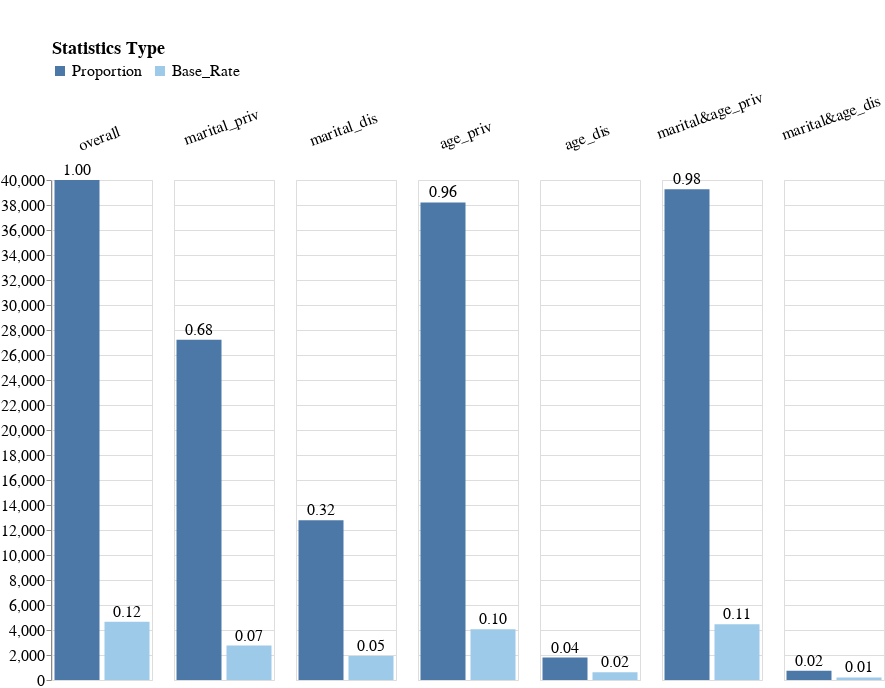

This figure's notebook cell:
### Markdown cell above
## Check proportions and base rates

### Code cell
create_dataset_stats_bar_chart(data_loader.X_data, data_loader.y_data, sensitive_attributes_dct)

### Figure 1 — Vega-Lite specification as saved in the notebook (floating-point values rounded to 4 significant figures)
{"config": {"view": {"continuousWidth": 400, "continuousHeight": 300}, "axis": {"labelFontSize": 16, "titleFontSize": 18}, "headerColumn": {"labelFontSize": 16, "titleFontSize": 18}, "padding": {"top": 40}}, "data": {"name": "data-e250f925db7e3689a19a61be25aa73e7"}, "facet": {"column": {"field": "Subgroup", "header": {"labelAlign": "center", "labelAnchor": "middle", "labelAngle": -20, "labelPadding": -15}, "sort": ["overall", "marital_priv", "marital_dis", "age_priv", "age_dis", "marital&age_priv", "marital&age_dis"], "title": "", "type": "nominal"}}, "spec": {"layer": [{"mark": "bar", "encoding": {"color": {"field": "Statistics_Type", "legend": {"direction": "horizontal", "labelFontSize": 16, "legendX": 0, "legendY": -140, "orient": "none", "title": "Statistics Type", "titleFontSize": 18}, "scale": {"scheme": "tableau20"}, "sort": ["Proportion", "Base_Rate"], "type": "nominal"}, "x": {"axis": null, "field": "Statistics_Type", "sort": ["Proportion", "Base_Rate"], "type": "nominal"}, "y": {"axis": {"grid": true}, "field": "Num_Rows", "scale": {"domain": [0, 40000.0]}, "title": "", "type": "quantitative"}}}, {"mark": {"type": "text", "baseline": "middle", "dy": -10, "fontSize": 16}, "encoding": {"color": {"value": "black"}, "text": {"field": "Percentage", "format": ",.2f", "type": "quantitative"}, "x": {"axis": null, "field": "Statistics_Type", "sort": ["Proportion", "Base_Rate"], "type": "nominal"}, "y": {"axis": {"grid": true}, "field": "Num_Rows", "scale": {"domain": [0, 40000.0]}, "title": "", "type": "quantitative"}}}], "height": 500, "width": 100}, "$schema": "https://vega.github.io/schema/vega-lite/v4.17.0.json", "datasets": {"data-e250f925db7e3689a19a61be25aa73e7": [{"Subgroup": "overall", "Percentage": 1.0, "Num_Rows": 40004, "Statistics_Type": "Proportion"}, {"Subgroup": "overall", "Percentage": 0.1167, "Num_Rows": 4667, "Statistics_Type": "Base_Rate"}, {"Subgroup": "marital_priv", "Percentage": 0.6803, "Num_Rows": 27214, "Statistics_Type": "Proportion"}, {"Subgroup": "marital_priv", "Percentage": 0.06887, "Num_Rows": 2755, "Statistics_Type": "Base_Rate"}, {"Subgroup": "marital_dis", "Percentage": 0.3197, "Num_Rows": 12790, "Statistics_Type": "Proportion"}, {"Subgroup": "marital_dis", "Percentage": 0.0478, "Num_Rows": 1912, "Statistics_Type": "Base_Rate"}, {"Subgroup": "age_priv", "Percentage": 0.9551, "Num_Rows": 38207, "Statistics_Type": "Proportion"}, {"Subgroup": "age_priv", "Percentage": 0.1014, "Num_Rows": 4055, "Statistics_Type": "Base_Rate"}, {"Subgroup": "age_dis", "Percentage": 0.04492, "Num_Rows": 1797, "Statistics_Type": "Proportion"}, {"Subgroup": "age_dis", "Percentage": 0.0153, "Num_Rows": 612, "Statistics_Type": "Base_Rate"}, {"Subgroup": "marital&age_priv", "Percentage": 0.9814, "Num_Rows": 39259, "Statistics_Type": "Proportion"}, {"Subgroup": "marital&age_priv", "Percentage": 0.1116, "Num_Rows": 4465, "Statistics_Type": "Base_Rate"}, {"Subgroup": "marital&age_dis", "Percentage": 0.01862, "Num_Rows": 745, "Statistics_Type": "Proportion"}, {"Subgroup": "marital&age_dis", "Percentage": 0.005049, "Num_Rows": 202, "Statistics_Type": "Base_Rate"}]}}
